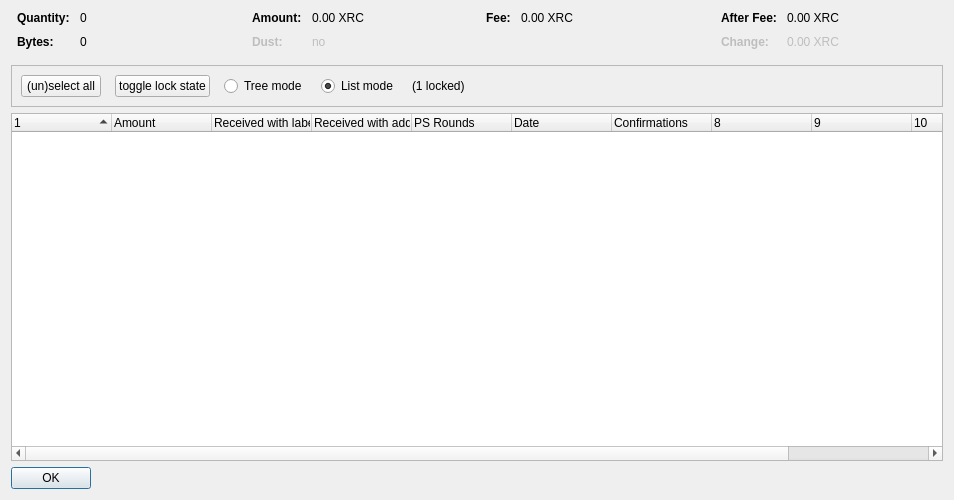
<?xml version="1.0" encoding="UTF-8"?>
<ui version="4.0">
 <class>CoinControlDialog</class>
 <widget class="QDialog" name="CoinControlDialog">
  <property name="geometry">
   <rect>
    <x>0</x>
    <y>0</y>
    <width>954</width>
    <height>500</height>
   </rect>
  </property>
  <property name="windowTitle">
   <string>Coin Selection</string>
  </property>
  <layout class="QVBoxLayout" name="verticalLayout">
   <item>
    <layout class="QHBoxLayout" name="horizontalLayoutTop" stretch="0,0,0,0">
     <property name="topMargin">
      <number>0</number>
     </property>
     <property name="bottomMargin">
      <number>10</number>
     </property>
     <item>
      <layout class="QFormLayout" name="formLayoutCoinControl1">
       <property name="horizontalSpacing">
        <number>10</number>
       </property>
       <property name="verticalSpacing">
        <number>10</number>
       </property>
       <property name="leftMargin">
        <number>6</number>
       </property>
       <property name="rightMargin">
        <number>6</number>
       </property>
       <item row="0" column="0">
        <widget class="QLabel" name="labelCoinControlQuantityText">
         <property name="font">
          <font>
           <weight>75</weight>
           <bold>true</bold>
          </font>
         </property>
         <property name="text">
          <string>Quantity:</string>
         </property>
        </widget>
       </item>
       <item row="0" column="1">
        <widget class="QLabel" name="labelCoinControlQuantity">
         <property name="cursor">
          <cursorShape>IBeamCursor</cursorShape>
         </property>
         <property name="contextMenuPolicy">
          <enum>Qt::ActionsContextMenu</enum>
         </property>
         <property name="text">
          <string notr="true">0</string>
         </property>
         <property name="textInteractionFlags">
          <set>Qt::LinksAccessibleByMouse|Qt::TextSelectableByKeyboard|Qt::TextSelectableByMouse</set>
         </property>
        </widget>
       </item>
       <item row="1" column="0">
        <widget class="QLabel" name="labelCoinControlBytesText">
         <property name="font">
          <font>
           <weight>75</weight>
           <bold>true</bold>
          </font>
         </property>
         <property name="text">
          <string>Bytes:</string>
         </property>
        </widget>
       </item>
       <item row="1" column="1">
        <widget class="QLabel" name="labelCoinControlBytes">
         <property name="cursor">
          <cursorShape>IBeamCursor</cursorShape>
         </property>
         <property name="contextMenuPolicy">
          <enum>Qt::ActionsContextMenu</enum>
         </property>
         <property name="text">
          <string notr="true">0</string>
         </property>
         <property name="textInteractionFlags">
          <set>Qt::LinksAccessibleByMouse|Qt::TextSelectableByKeyboard|Qt::TextSelectableByMouse</set>
         </property>
        </widget>
       </item>
      </layout>
     </item>
     <item>
      <layout class="QFormLayout" name="formLayoutCoinControl2">
       <property name="horizontalSpacing">
        <number>10</number>
       </property>
       <property name="verticalSpacing">
        <number>10</number>
       </property>
       <property name="leftMargin">
        <number>6</number>
       </property>
       <property name="rightMargin">
        <number>6</number>
       </property>
       <item row="0" column="0">
        <widget class="QLabel" name="labelCoinControlAmountText">
         <property name="font">
          <font>
           <weight>75</weight>
           <bold>true</bold>
          </font>
         </property>
         <property name="text">
          <string>Amount:</string>
         </property>
        </widget>
       </item>
       <item row="0" column="1">
        <widget class="QLabel" name="labelCoinControlAmount">
         <property name="cursor">
          <cursorShape>IBeamCursor</cursorShape>
         </property>
         <property name="contextMenuPolicy">
          <enum>Qt::ActionsContextMenu</enum>
         </property>
         <property name="text">
          <string notr="true">0.00 XRC</string>
         </property>
         <property name="textInteractionFlags">
          <set>Qt::LinksAccessibleByMouse|Qt::TextSelectableByKeyboard|Qt::TextSelectableByMouse</set>
         </property>
        </widget>
       </item>
       <item row="1" column="0">
        <widget class="QLabel" name="labelCoinControlLowOutputText">
         <property name="enabled">
          <bool>false</bool>
         </property>
         <property name="font">
          <font>
           <weight>75</weight>
           <bold>true</bold>
          </font>
         </property>
         <property name="text">
          <string>Dust:</string>
         </property>
        </widget>
       </item>
       <item row="1" column="1">
        <widget class="QLabel" name="labelCoinControlLowOutput">
         <property name="enabled">
          <bool>false</bool>
         </property>
         <property name="cursor">
          <cursorShape>IBeamCursor</cursorShape>
         </property>
         <property name="contextMenuPolicy">
          <enum>Qt::ActionsContextMenu</enum>
         </property>
         <property name="text">
          <string notr="true">no</string>
         </property>
         <property name="textInteractionFlags">
          <set>Qt::LinksAccessibleByMouse|Qt::TextSelectableByKeyboard|Qt::TextSelectableByMouse</set>
         </property>
        </widget>
       </item>
      </layout>
     </item>
     <item>
      <layout class="QFormLayout" name="formLayoutCoinControl3">
       <property name="horizontalSpacing">
        <number>10</number>
       </property>
       <property name="verticalSpacing">
        <number>10</number>
       </property>
       <property name="leftMargin">
        <number>6</number>
       </property>
       <property name="rightMargin">
        <number>6</number>
       </property>
       <item row="0" column="0">
        <widget class="QLabel" name="labelCoinControlFeeText">
         <property name="font">
          <font>
           <weight>75</weight>
           <bold>true</bold>
          </font>
         </property>
         <property name="text">
          <string>Fee:</string>
         </property>
        </widget>
       </item>
       <item row="0" column="1">
        <widget class="QLabel" name="labelCoinControlFee">
         <property name="cursor">
          <cursorShape>IBeamCursor</cursorShape>
         </property>
         <property name="contextMenuPolicy">
          <enum>Qt::ActionsContextMenu</enum>
         </property>
         <property name="text">
          <string notr="true">0.00 XRC</string>
         </property>
         <property name="textInteractionFlags">
          <set>Qt::LinksAccessibleByMouse|Qt::TextSelectableByKeyboard|Qt::TextSelectableByMouse</set>
         </property>
        </widget>
       </item>
      </layout>
     </item>
     <item>
      <layout class="QFormLayout" name="formLayoutCoinControl4">
       <property name="horizontalSpacing">
        <number>10</number>
       </property>
       <property name="verticalSpacing">
        <number>10</number>
       </property>
       <property name="leftMargin">
        <number>6</number>
       </property>
       <property name="rightMargin">
        <number>6</number>
       </property>
       <item row="0" column="0">
        <widget class="QLabel" name="labelCoinControlAfterFeeText">
         <property name="font">
          <font>
           <weight>75</weight>
           <bold>true</bold>
          </font>
         </property>
         <property name="text">
          <string>After Fee:</string>
         </property>
        </widget>
       </item>
       <item row="0" column="1">
        <widget class="QLabel" name="labelCoinControlAfterFee">
         <property name="cursor">
          <cursorShape>IBeamCursor</cursorShape>
         </property>
         <property name="contextMenuPolicy">
          <enum>Qt::ActionsContextMenu</enum>
         </property>
         <property name="text">
          <string notr="true">0.00 XRC</string>
         </property>
         <property name="textInteractionFlags">
          <set>Qt::LinksAccessibleByMouse|Qt::TextSelectableByKeyboard|Qt::TextSelectableByMouse</set>
         </property>
        </widget>
       </item>
       <item row="1" column="0">
        <widget class="QLabel" name="labelCoinControlChangeText">
         <property name="enabled">
          <bool>false</bool>
         </property>
         <property name="font">
          <font>
           <weight>75</weight>
           <bold>true</bold>
          </font>
         </property>
         <property name="text">
          <string>Change:</string>
         </property>
        </widget>
       </item>
       <item row="1" column="1">
        <widget class="QLabel" name="labelCoinControlChange">
         <property name="enabled">
          <bool>false</bool>
         </property>
         <property name="cursor">
          <cursorShape>IBeamCursor</cursorShape>
         </property>
         <property name="contextMenuPolicy">
          <enum>Qt::ActionsContextMenu</enum>
         </property>
         <property name="text">
          <string notr="true">0.00 XRC</string>
         </property>
         <property name="textInteractionFlags">
          <set>Qt::LinksAccessibleByMouse|Qt::TextSelectableByKeyboard|Qt::TextSelectableByMouse</set>
         </property>
        </widget>
       </item>
      </layout>
     </item>
    </layout>
   </item>
   <item>
    <widget class="QFrame" name="frame">
     <property name="minimumSize">
      <size>
       <width>0</width>
       <height>40</height>
      </size>
     </property>
     <property name="frameShape">
      <enum>QFrame::StyledPanel</enum>
     </property>
     <property name="frameShadow">
      <enum>QFrame::Sunken</enum>
     </property>
     <layout class="QHBoxLayout" name="horizontalLayout">
      <item>
       <layout class="QHBoxLayout" name="horizontalLayoutPanel" stretch="0,0,0,0,0,0">
        <property name="spacing">
         <number>14</number>
        </property>
        <item>
         <widget class="QPushButton" name="pushButtonSelectAll">
          <property name="sizePolicy">
           <sizepolicy hsizetype="Maximum" vsizetype="Fixed">
            <horstretch>0</horstretch>
            <verstretch>0</verstretch>
           </sizepolicy>
          </property>
          <property name="text">
           <string>(un)select all</string>
          </property>
          <property name="autoDefault">
           <bool>false</bool>
          </property>
         </widget>
        </item>
        <item>
         <widget class="QPushButton" name="pushButtonToggleLock">
          <property name="sizePolicy">
           <sizepolicy hsizetype="Maximum" vsizetype="Fixed">
            <horstretch>0</horstretch>
            <verstretch>0</verstretch>
           </sizepolicy>
          </property>
          <property name="text">
           <string>toggle lock state</string>
          </property>
          <property name="autoDefault">
           <bool>false</bool>
          </property>
         </widget>
        </item>
        <item>
         <widget class="QRadioButton" name="radioTreeMode">
          <property name="sizePolicy">
           <sizepolicy hsizetype="Maximum" vsizetype="Fixed">
            <horstretch>0</horstretch>
            <verstretch>0</verstretch>
           </sizepolicy>
          </property>
          <property name="text">
           <string>Tree mode</string>
          </property>
         </widget>
        </item>
        <item>
         <widget class="QRadioButton" name="radioListMode">
          <property name="sizePolicy">
           <sizepolicy hsizetype="Maximum" vsizetype="Fixed">
            <horstretch>0</horstretch>
            <verstretch>0</verstretch>
           </sizepolicy>
          </property>
          <property name="text">
           <string>List mode</string>
          </property>
          <property name="checked">
           <bool>true</bool>
          </property>
         </widget>
        </item>
        <item>
         <widget class="QLabel" name="labelLocked">
          <property name="text">
           <string>(1 locked)</string>
          </property>
         </widget>
        </item>
        <item>
         <spacer name="horizontalSpacer">
          <property name="orientation">
           <enum>Qt::Horizontal</enum>
          </property>
          <property name="sizeHint" stdset="0">
           <size>
            <width>40</width>
            <height>20</height>
           </size>
          </property>
         </spacer>
        </item>
       </layout>
      </item>
     </layout>
    </widget>
   </item>
   <item>
    <widget class="CoinControlTreeWidget" name="treeWidget">
     <property name="contextMenuPolicy">
      <enum>Qt::CustomContextMenu</enum>
     </property>
     <property name="sortingEnabled">
      <bool>false</bool>
     </property>
     <property name="columnCount">
      <number>11</number>
     </property>
     <attribute name="headerShowSortIndicator" stdset="0">
      <bool>true</bool>
     </attribute>
     <attribute name="headerStretchLastSection">
      <bool>false</bool>
     </attribute>
     <column>
      <property name="text">
       <string/>
      </property>
     </column>
     <column>
      <property name="text">
       <string>Amount</string>
      </property>
     </column>
     <column>
      <property name="text">
       <string>Received with label</string>
      </property>
     </column>
     <column>
      <property name="text">
       <string>Received with address</string>
      </property>
     </column>
     <column>
      <property name="text">
       <string>PS Rounds</string>
      </property>
     </column>
     <column>
      <property name="text">
       <string>Date</string>
      </property>
     </column>
     <column>
      <property name="text">
       <string>Confirmations</string>
      </property>
      <property name="toolTip">
       <string>Confirmed</string>
      </property>
     </column>
     <column>
      <property name="text">
       <string/>
      </property>
     </column>
     <column>
      <property name="text">
       <string/>
      </property>
     </column>
     <column>
      <property name="text">
       <string/>
      </property>
     </column>
     <column>
      <property name="text">
       <string/>
      </property>
     </column>
    </widget>
   </item>
   <item>
    <widget class="QDialogButtonBox" name="buttonBox">
     <property name="sizePolicy">
      <sizepolicy hsizetype="Maximum" vsizetype="Fixed">
       <horstretch>0</horstretch>
       <verstretch>0</verstretch>
      </sizepolicy>
     </property>
     <property name="orientation">
      <enum>Qt::Horizontal</enum>
     </property>
     <property name="standardButtons">
      <set>QDialogButtonBox::Ok</set>
     </property>
    </widget>
   </item>
  </layout>
 </widget>
 <customwidgets>
  <customwidget>
   <class>CoinControlTreeWidget</class>
   <extends>QTreeWidget</extends>
   <header>coincontroltreewidget.h</header>
  </customwidget>
 </customwidgets>
 <resources/>
 <connections/>
</ui>
